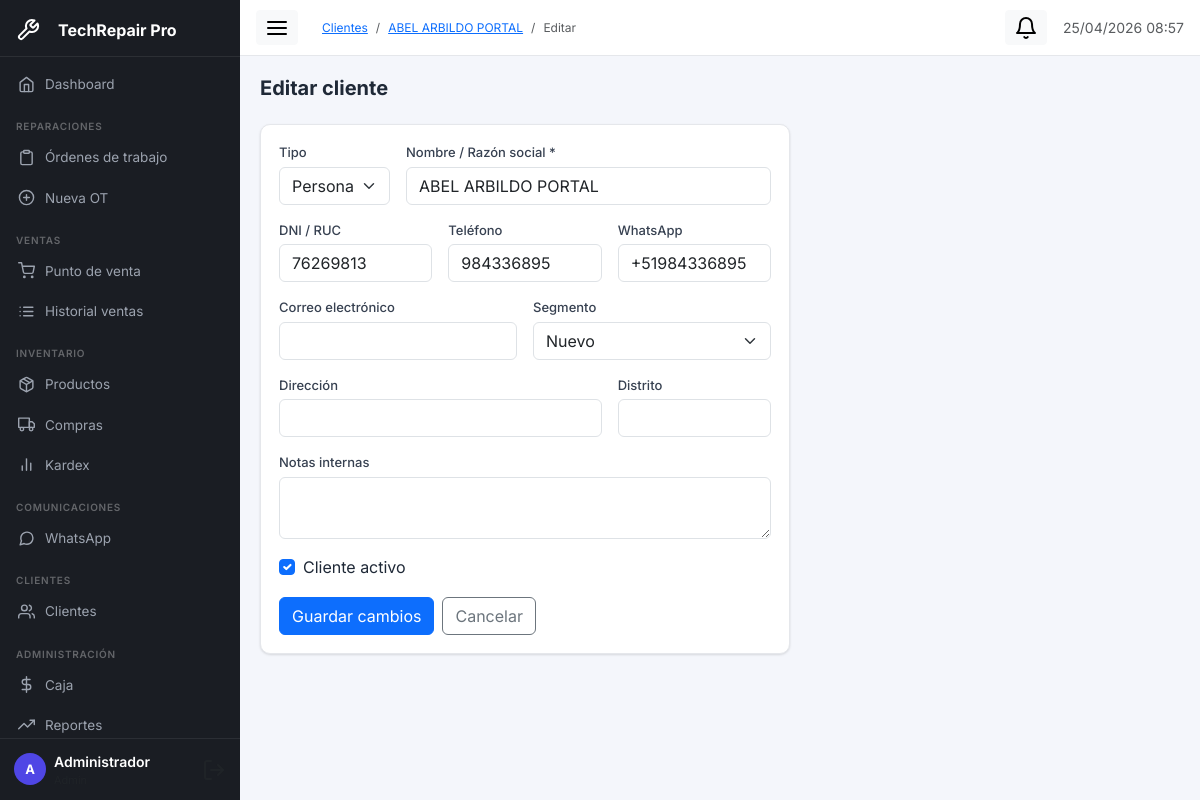
Screenshot of /modules/clientes/editar.php?id=497 (signed in) with the database file from the repository.
### tables this page shows
CREATE TABLE `clientes`  (
  `id` int UNSIGNED NOT NULL AUTO_INCREMENT,
  `codigo` varchar(20) NOT NULL COMMENT 'CLI-0001',
  `tipo` enum('persona','empresa') NOT NULL DEFAULT 'persona',
  `nombre` varchar(200) NOT NULL,
  `ruc_dni` varchar(20) NULL DEFAULT NULL,
  `email` varchar(150) NULL DEFAULT NULL,
  `telefono` varchar(20) NULL DEFAULT NULL,
  `whatsapp` varchar(20) NULL DEFAULT NULL,
  `direccion` text NULL,
  `distrito` varchar(100) NULL DEFAULT NULL,
  `segmento` enum('nuevo','frecuente','empresa','vip') NULL DEFAULT 'nuevo',
  `notas` text NULL,
  `activo` tinyint(1) NOT NULL DEFAULT 1,
  `created_at` datetime NOT NULL DEFAULT current_timestamp(),
  `updated_at` datetime NOT NULL DEFAULT current_timestamp() ON UPDATE CURRENT_TIMESTAMP,
  PRIMARY KEY (`id`) USING BTREE,
  UNIQUE INDEX `codigo`(`codigo` ASC) USING BTREE,
  INDEX `idx_ruc_dni`(`ruc_dni` ASC) USING BTREE,
  INDEX `idx_telefono`(`telefono` ASC) USING BTREE
);

### config/app.php (called while the page is built, shortened)
<?php
function sanitize(string $val): string {
    return htmlspecialchars(trim($val), ENT_QUOTES, 'UTF-8');
}

### modules/clientes/editar.php (the view, shortened to what this page needs)
<?php
require_once __DIR__ . '/../../config/app.php';
$db = getDB();
$id = (int)($_GET['id'] ?? 0);
$c = $db->prepare("SELECT * FROM clientes WHERE id=?");
$c->execute([$id]);
$c = $c->fetch();
require_once __DIR__ . '/../../includes/header.php';
?>
<h5 class="fw-bold mb-4">Editar cliente</h5>
<div class="row g-3">
  <div class="col-lg-7">
    <div class="tr-card">
      <div class="tr-card-body">
        <form method="POST">
          <div class="row g-3">
            <div class="col-md-3">
              <label class="tr-form-label">Tipo</label>
              <select name="tipo" class="form-select">
                <option value="persona"  <?= $c['tipo']==='persona'?'selected':'' ?>>Persona</option>
              </select>
            </div>
            <div class="col-md-9">
              <label class="tr-form-label">Nombre / Razón social *</label>
              <input type="text" name="nombre" class="form-control" value="<?= sanitize($c['nombre']) ?>" required autofocus/>
            </div>
            <div class="col-md-4"><label class="tr-form-label">DNI / RUC</label><input type="text" name="ruc_dni" class="form-control" value="<?= sanitize($c['ruc_dni']??'') ?>" maxlength="20"/></div>
            <div class="col-md-4"><label class="tr-form-label">Teléfono</label><input type="text" name="telefono" class="form-control" value="<?= sanitize($c['telefono']??'') ?>"/></div>
            <div class="col-md-4"><label class="tr-form-label">WhatsApp</label><input type="text" name="whatsapp" class="form-control" value="<?= sanitize($c['whatsapp']??'') ?>" placeholder="51999..."/></div>
            <div class="col-md-6"><label class="tr-form-label">Correo electrónico</label><input type="email" name="email" class="form-control" value="<?= sanitize($c['email']??'') ?>"/></div>
            <div class="col-md-6">
              <label class="tr-form-label">Segmento</label>
              <select name="segmento" class="form-select">
                <?php foreach(['nuevo'=>'Nuevo','frecuente'=>'Frecuente','empresa'=>'Empresa','vip'=>'VIP'] as $v=>$l): ?>
                <option value="<?= $v ?>" <?= $c['segmento']===$v?'selected':'' ?>><?= $l ?></option>
                <?php endforeach; ?>
              </select>
            </div>
            <div class="col-md-8"><label class="tr-form-label">Dirección</label><input type="text" name="direccion" class="form-control" value="<?= sanitize($c['direccion']??'') ?>"/></div>
            <div class="col-md-4"><label class="tr-form-label">Distrito</label><input type="text" name="distrito" class="form-control" value="<?= sanitize($c['distrito']??'') ?>"/></div>
            <div class="col-12"><label class="tr-form-label">Notas internas</label><textarea name="notas" class="form-control" rows="2"><?= sanitize($c['notas']??'') ?></textarea></div>
            <div class="col-12">
              <div class="form-check"><input class="form-check-input" type="checkbox" name="activo" id="chk-activo" <?= $c['activo']?'checked':'' ?>><label class="form-check-label" for="chk-activo">Cliente activo</label></div>
            </div>
            <div class="col-12 d-flex gap-2">
              <button type="submit" class="btn btn-primary">Guardar cambios</button>
              <a href="<?= BASE_URL ?>modules/clientes/ver.php?id=<?= $id ?>" class="btn btn-outline-secondary">Cancelar</a>
            </div>
          </div>
        </form>
      </div>
    </div>
  </div>
</div>
<?php require_once __DIR__ . '/../../includes/footer.php'; ?>

### assets/css/app.css (style rules this page uses)
:root { --sidebar-w: 240px; --sidebar-bg: #1a1d23; --sidebar-text: #9ca3af; --topbar-h: 56px; --primary: #4f46e5; --primary-lt: #eef2ff; --radius: 10px; --shadow: 0 1px 3px rgba(0,0,0,.08), 0 1px 2px rgba(0,0,0,.05); --shadow-md: 0 4px 16px rgba(0,0,0,.10); }
*, *::before, *::after { box-sizing: border-box; }
body.tr-body { margin: 0; font-family: 'Inter', system-ui, -apple-system, sans-serif; background: #f4f6fb; color: #1f2937; -webkit-text-size-adjust: 100%; }
.tr-card { background: #fff; border-radius: var(--radius); box-shadow: var(--shadow); border: 1px solid #e5e7eb; }
.tr-card-body { padding: 18px; }
.tr-form-label { display: block; font-size: 13px; font-weight: 500; color: #374151; margin-bottom: 4px; }

### rows the page displays
clientes: tipo "Persona", nombre "ABEL ARBILDO PORTAL", ruc_dni "76269813", telefono "984336895", whatsapp "+51984336895", segmento "Nuevo", activo "☑"

### other values shown
APP_NAME "TechRepair Pro"
substr($u['nombre'],0,1) "A"
$u['nombre'] "Administrador"
$item['label'] "Clientes"
$item['label'] "ABEL ARBILDO PORTAL"
$item['label'] "Editar"
